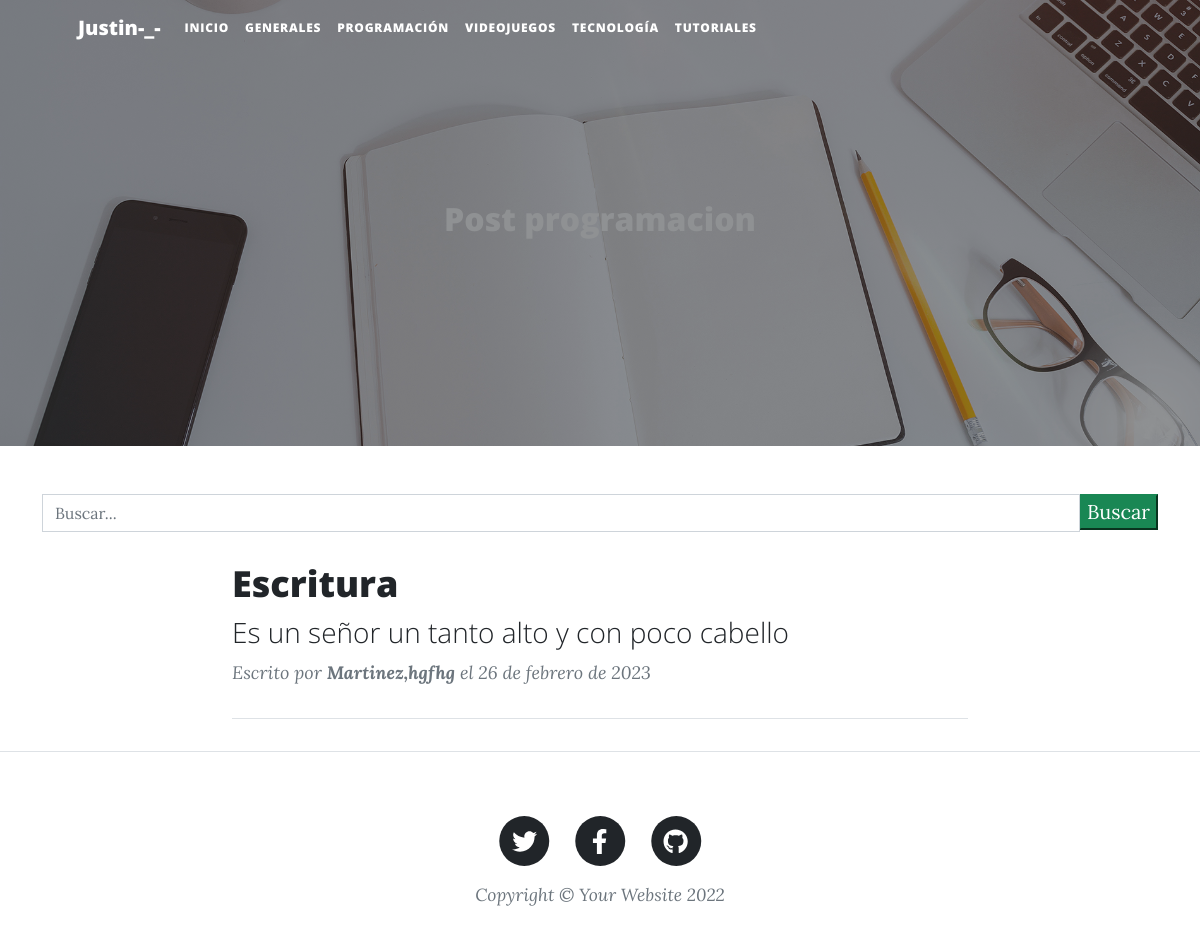
Screenshot of /programacion/ with the database file from the repository.
### bloge/models.py (models this page shows, shortened)
class Post(models.Model):
    id = models.AutoField(primary_key= True)
    titulo = models.CharField('Titulo',max_length= 90, blank= False, null = False)
    slug = models.CharField('Slug', max_length= 100, blank= False, null =False)
    descripcion=models.CharField('Descripcion', max_length= 110, blank = False, null=False)
    contenido= RichTextField('Contenido')
    imagen = models.URLField(max_length=500, blank = False, null=False)
    autor= models.ForeignKey(Autor, on_delete= models.CASCADE)
    categoria=models.ForeignKey(Categoria, on_delete=models.CASCADE)
    estado=models.BooleanField('Publicado/No publicado',default= True)
    fecha_creacion = models.DateField('Fecha de creacion', auto_now = True, auto_now_add= False)
    class Meta:
        verbose_name = 'Post'
        verbose_name_plural = 'Posts'

class Autor(models.Model):
    id = models.AutoField(primary_key = True)
    nombres = models.CharField('Nombres de Autor',max_length= 200, blank = False, null = False)
    apellidos = models.CharField('Apellidos de autor',max_length= 220, blank = False, null = False)
    facebook = models.URLField('Facebook',null = True, blank =True )
    twitter = models.URLField('twitter',null = True, blank =True )
    instagram = models.URLField('instagram',null = True, blank =True )
    web = models.URLField('web',null = True, blank =True )
    correo = models.EmailField('correo Electronico',null = False, blank =False )
    estado = models.BooleanField('Autor Activo/No Activo', default = True)
    fecha_creacion = models.DateField('Fecha de creacion', auto_now = True, auto_now_add= False)
    class Meta:
       verbose_name = 'Autor'
       verbose_name_plural = 'Autores'
    def __str__(self):
        return "{0},{1}".format(self.apellidos,self.nombres)

### bloge/views.py (the view, shortened to what this page needs)
# urls.py: path('programacion/',programacion, name='programacion'),
def programacion(request):
    queryset= request.GET.get("buscar")
    posts =Post.objects.filter(
        estado=True,
        categoria = Categoria.objects.get(nombre__iexact= 'Programacion'))
    paginator = Paginator(posts,2)
    page=request.GET.get('page')
    posts= paginator.get_page(page)
    return render(request,'programacion.html',{'posts':posts})

### templates/programacion.html (shortened to what this page needs)
{% extends 'index.html'%}
{% load static %}
{% block titulo_principal%}
  Post programacion
{% endblock titulo_principal%}

### templates/index.html (shortened to what this page needs)
 {%load static%}
<!DOCTYPE html>
<html lang="es">
  <head>
    <link  rel="stylesheet" href="{%static 'css/styles.css' %}"/>
  </head>
  <body>
    <nav class="navbar navbar-expand-lg navbar-light" id="mainNav">
      <div class="container px-4 px-lg-5">
          <a class="navbar-brand" >Justin-_-</a>
        <div class="collapse navbar-collapse" id="navbarResponsive">
          <ul class="navbar-nav ml-auto">
            <li class="nav-item">
              <a class="nav-link" href="{% url 'blog:index' %}">Inicio</a>
            </li>
            <li class="nav-item">
              <a class="nav-link" href="{% url 'blog:generales' %}">Generales</a>
            </li>
            <li class="nav-item">
              <a class="nav-link" href="{% url 'blog:programacion' %}">Programación</a>
            </li>
            <li class="nav-item">
              <a class="nav-link" href="{% url 'blog:videojuegos' %}">Videojuegos</a>
            </li>
            <li class="nav-item">
              <a class="nav-link" href="{% url 'blog:tecnologia' %}">Tecnología</a>
            </li>
            <li class="nav-item">
              <a class="nav-link" href="{% url 'blog:tutoriales' %}">Tutoriales</a>
            </li>
          </ul>
        </div>
      </div>
    </nav>
    <header class="masthead" style="background-image: url('{% static 'img/home-bg.jpg' %}')">
      <div class="container">
        <div class="row">
          <div class="col-lg-8 col-md-10 mx-auto">
            <div class="site-heading">
              <h2>{% block titulo_principal %}Blog Jus{% endblock titulo_principal %}</h2>
            </div>
          </div>
        </div>
      </div>
    </header>
  {% block barra_busqueda %}
    <div class="container">
      <div class="row">
        <div class="col-md-12 search">
          <form method="get">
              <div id="custom-search-input">
                <div class="input-group col-md-12">
                  <input type="text" class="form-control" placeholder="Buscar..." name="buscar" value = "{{ request.GET.buscar }}">
                  <span class="input-group-list">
                    <button type="submit" class="boton btn-success">Buscar</button>
                  </span>
                </div>
              </div>
          </form>
        </div>
      </div>
    </div>
  {% endblock barra_busqueda %}
    <div class="container">
      <div class="row">
        <div class="col-lg-8 col-md-10 mx-auto">
         {% block contenido %}
          {% if posts %}
            {% for post in posts %}
                <div class="post-preview">
                    <a href="{% url 'blog:detalle_post' post.slug %}">
                    <h2 class="post-title">
                      {{ post.titulo }}
                    </h2>
                    <h3 class="post-subtitle">
                      {{ post.descripcion }}
                    </h3>
                  </a>
                  <p class="post-meta">Escrito por
                   <strong>{{ post.autor }}</strong>   el
                    {{ post.fecha_creacion }}</p>
                </div>
                <hr>
            {% endfor %}
          {% else %}
            <h1>No existen post registrados!</h1>
          {% endif %}
         {% endblock contenido %}
        </div>
      </div>
    </div>
    <hr>
    <footer>
      <div class="container">
        <div class="row">
          <div class="col-lg-8 col-md-10 mx-auto">
            <ul class="list-inline text-center">
              <li class="list-inline-item">
                <a href="#">
                  <span class="fa-stack fa-lg">
                    <i class="fas fa-circle fa-stack-2x"></i>
                    <i class="fab fa-twitter fa-stack-1x fa-inverse"></i>
                  </span>
                </a>
              </li>
              <li class="list-inline-item">
                <a href="#">
                  <span class="fa-stack fa-lg">
                    <i class="fas fa-circle fa-stack-2x"></i>
                    <i class="fab fa-facebook-f fa-stack-1x fa-inverse"></i>
                  </span>
                </a>
              </li>
              <li class="list-inline-item">
                <a href="#">
                  <span class="fa-stack fa-lg">
                    <i class="fas fa-circle fa-stack-2x"></i>
                    <i class="fab fa-github fa-stack-1x fa-inverse"></i>
                  </span>
                </a>
              </li>
            </ul>
            <div class="small text-center text-muted fst-italic">Copyright &copy; Your Website 2022</div>
          </div>
        </div>
      </div>
    </footer>
  </body>
</html>

### rows the page displays
Post: titulo "Escritura", descripcion "Es un señor un tanto alto y con poco cabello", autor "Martinez,hgfhg", fecha_creacion "26 de febrero de 2023"
